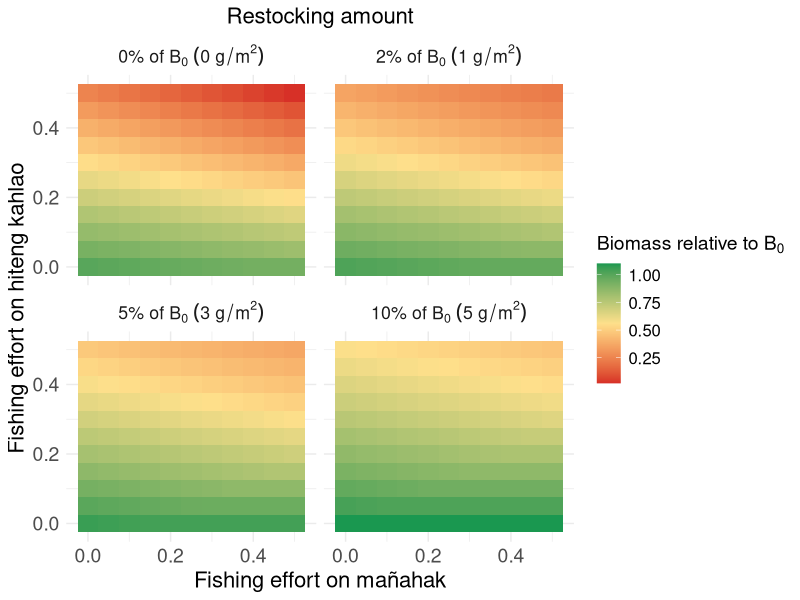
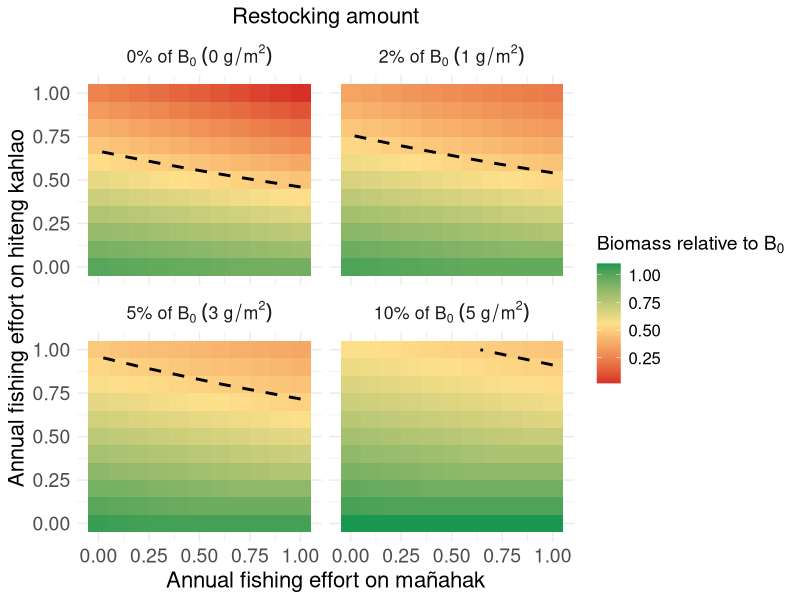

Write R code to recreate these figures, in order. (Note: this script raises an error after producing the figures.)
library(tidyverse)
library(viridis)

# Parameters
juvenile_survival_rate <- 1 - ((0.429 * 2) / 2)
subadult_survival_rate <- 1 - ((0.429 * 1.5) / 2)
adult_survival_rate <- 1 - (0.429 / 2)

juvenile_to_subadult_rate <- 1
subadult_to_adult_rate <- 0.5

reproduction_rate <- 2
reproduction_rate_2 <- 1.5

carrying_capacity <- 68
time_steps <- 500

# Parameter ranges
fishing_effort_values <- seq(0, 0.5, by = 0.05)
restocking_values <- c(0, 1, 3, 5) # Restocking scenarios

#Current fishing for burn in
F_current_instantaneous <- 0.09 
F_current_discrete <- (1 - exp(-F_current_instantaneous)) / 2
F_current_discrete

F_current_discrete_juv <- 0.01


run_simulation <- function(F_adults, F_juveniles, restocked_juveniles, burn_in_time = 100) {
  juvenile_population <- 10
  subadult_population <- 10
  adult_population <- 10
  
  # Store population over time
  population_over_time <- numeric(time_steps)
  
  for (t in 1:time_steps) {
    if (t <= burn_in_time) {
      # Burn-in period with zero fishing and zero restocking
      # Try burn in with "current" fishing
      F_adults_current <- F_current_discrete #0
      F_juveniles_current <- F_current_discrete_juv #0
      restocking <- 0
    } else {
      # Post burn-in period with specified fishing and restocking
      F_adults_current <- F_adults
      F_juveniles_current <- F_juveniles
      restocking <- restocked_juveniles
    }
    
    if (t %% 2 == 0) {
      current_reproduction_rate <- reproduction_rate
    } else {
      current_reproduction_rate <- reproduction_rate_2
    }
    
    total_population <- juvenile_population + subadult_population + adult_population
    new_juveniles <- adult_population * current_reproduction_rate * (1 - total_population / carrying_capacity)
    surviving_juveniles <- juvenile_population * juvenile_survival_rate * (1 - F_juveniles_current)
    new_subadults <- juvenile_population * juvenile_to_subadult_rate
    surviving_subadults <- subadult_population * subadult_survival_rate
    new_adults <- subadult_population * subadult_to_adult_rate
    surviving_adults <- adult_population * adult_survival_rate * (1 - F_adults_current)
    
     if (t %% 2 == 0) {
       subadult_population <- max(0, new_subadults + surviving_subadults - new_adults + restocking)
     } else {
       subadult_population <- max(0, new_subadults + surviving_subadults - new_adults)
     }
    
    juvenile_population <- max(0, new_juveniles + surviving_juveniles - new_subadults)
    adult_population <- max(0, new_adults + surviving_adults)
    
    # Store total population at each timestep
    population_over_time[t] <- juvenile_population + subadult_population + adult_population
  }
  
  # Return the average of the last 20 timesteps
  avg_population_last_20 <- mean(population_over_time[(time_steps - 19):time_steps])
  
  return(avg_population_last_20)
}



# Sensitivity analysis loop with burn-in period
all_results <- data.frame()

for (restocked_juveniles in restocking_values) {
  # Create a dataframe to store results for this restocking value
  sensitivity_results <- expand.grid(
    F_adults = fishing_effort_values,
    F_juveniles = fishing_effort_values
  ) %>%
    mutate(
      Avg_Total_Population = 0
    )
  
  # Reference population with zero fishing effort
  reference_population <- run_simulation(
    F_adults = 0,
    F_juveniles = 0,
    restocked_juveniles = 0,
    burn_in_time = 100
  )
  
  # Sensitivity analysis loop
  for (i in seq_len(nrow(sensitivity_results))) {
    sensitivity_results$Avg_Total_Population[i] <- run_simulation(
      F_adults = sensitivity_results$F_adults[i],
      F_juveniles = sensitivity_results$F_juveniles[i],
      restocked_juveniles = restocked_juveniles,
      burn_in_time = 100
    )
  }
  
  # Normalize by the reference population and calculate restocking as a percentage
  sensitivity_results <- sensitivity_results %>%
    mutate(
      Relative_Population = Avg_Total_Population / reference_population,
      Restocking_Percent = round((restocked_juveniles / reference_population) * 100, 0) # Convert to percentage
    )
  
  # Combine results for all restocking values
  all_results <- bind_rows(all_results, sensitivity_results)
}

# Set Restocking_Percent as a factor with the desired order
all_results$Restocking_Percent <- factor(all_results$Restocking_Percent, 
                                         levels = c(0, 2, 6, 10))

# Create labels with the correct expressions for each Restocking_Percent
all_results$Restocking_Label <- dplyr::case_when(
  all_results$Restocking_Percent == 0 ~ "0*'%'~of~B[0]~(0~g/m^2)",
  all_results$Restocking_Percent == 2 ~ "2*'%'~of~B[0]~(1~g/m^2)",
  all_results$Restocking_Percent == 6 ~ "5*'%'~of~B[0]~(3~g/m^2)",
  all_results$Restocking_Percent == 10 ~ "10*'%'~of~B[0]~(5~g/m^2)"
)

# Convert Restocking_Label to a factor and ensure its order aligns with Restocking_Percent
all_results$Restocking_Label <- factor(all_results$Restocking_Label,
                                       levels = c("0*'%'~of~B[0]~(0~g/m^2)", 
                                                  "2*'%'~of~B[0]~(1~g/m^2)", 
                                                  "5*'%'~of~B[0]~(3~g/m^2)",
                                                  "10*'%'~of~B[0]~(5~g/m^2)"))




ggplot(all_results, aes(x = F_juveniles, y = F_adults, fill = Relative_Population)) +
  geom_tile() +
  facet_wrap(~Restocking_Label, labeller = label_parsed) +
  scale_fill_gradientn(
    colors = c("#d73027", "#fee08b", "#1a9850"),
    name = bquote("Biomass relative to"~B[0])
  ) +
  labs(
    x = "Fishing effort on mañahak",
    y = "Fishing effort on hiteng kahlao",
    title = "Restocking amount"
  ) +
  theme_minimal() +
  theme(
    text = element_text(size = 16),
    plot.title = element_text(size = 16, hjust = 0.5),
    axis.title = element_text(size = 16),
    axis.text = element_text(size = 14),
    legend.title = element_text(size = 14),
    legend.text = element_text(size = 12)
  )





##Trying to highlight areas where B0 >= 0.5

ggplot(all_results, aes(x = F_juveniles*2, y = F_adults*2, fill = Relative_Population)) +
  geom_tile() +
  geom_contour(
    aes(z = Relative_Population), 
    breaks = 0.5, 
    color = "black", 
    linetype = "dashed", 
    linewidth = 1
  ) +
  facet_wrap(~Restocking_Label, labeller = label_parsed) +
  scale_fill_gradientn(
    colors = c("#d73027", "#fee08b", "#1a9850"),
    name = bquote("Biomass relative to"~B[0])
  ) +
  labs(
    x = "Annual fishing effort on mañahak",
    y = "Annual fishing effort on hiteng kahlao",
    title = "Restocking amount"
  ) +
  theme_minimal() +
  theme(
    text = element_text(size = 16),
    plot.title = element_text(size = 16, hjust = 0.5),
    axis.title = element_text(size = 16),
    axis.text = element_text(size = 14),
    legend.title = element_text(size = 14),
    legend.text = element_text(size = 12)
  )









all_results <- all_results %>%
  mutate(
    Restocking_Label = paste0(
      Restocking_Percent, "%~of~B[0]~(", restocked_juveniles, "~g/m^2)"
    ),
    Restocking_Percent = as.numeric(Restocking_Percent) # Ensure numeric type
  ) %>%
  arrange(Restocking_Percent) %>%
  mutate(
    Restocking_Label = factor(Restocking_Label, levels = unique(Restocking_Label)) # Order by percentage
  )


all_results$Restocking_Label <- factor(all_results$Restocking_Label)

ggplot(all_results, aes(x = F_adults, y = Avg_Total_Population, label = Restocking_Label)) +
  geom_text(aes(label = Restocking_Label), parse = TRUE)

# Plotting
ggplot(all_results, aes(x = F_juveniles * 2, y = F_adults * 2, fill = Relative_Population)) +
  geom_tile() +
  geom_contour(
    aes(z = Relative_Population),
    breaks = 0.5,
    color = "black",
    linetype = "dashed",
    linewidth = 1
  ) +
  facet_wrap(~Restocking_Label, labeller = label_parsed) +
  scale_fill_gradientn(
    colors = c("#d73027", "#fee08b", "#1a9850"),
    name = bquote("Biomass relative to"~B[0])
  ) +
  labs(
    x = "Annual fishing effort on mañahak",
    y = "Annual fishing effort on hiteng kahlao",
    title = "Restocking amount"
  ) +
  theme_minimal() +
  theme(
    text = element_text(size = 16),
    plot.title = element_text(size = 16, hjust = 0.5),
    axis.title = element_text(size = 16),
    axis.text = element_text(size = 14),
    legend.title = element_text(size = 14),
    legend.text = element_text(size = 12)
  )
